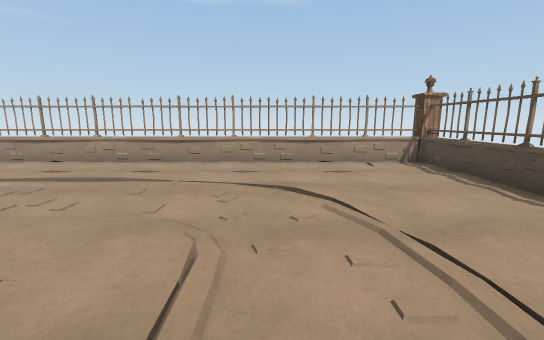
[1] (above)

16 first-person views from a walk through a 3-D level made in the Unity game engine. The camera is 1.3 m above the floor, tilts 10° down and sees 90° across. The floor is counted in squares, 1 m on a side. Each view is taken from the middle of a square. On the plan, view 1 faces up. The plan holds only what a view shows up to about 13 squares ahead; the rest is blank. The place goes on beyond the plan. Surface patterns are stand-ins for the level's own textures.

[2]
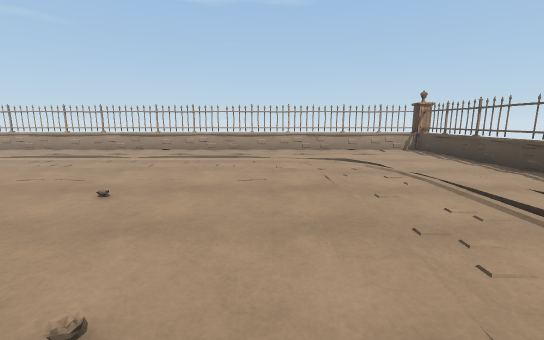

[3]
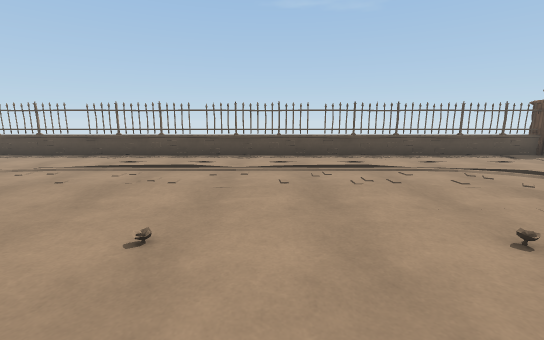

[4]
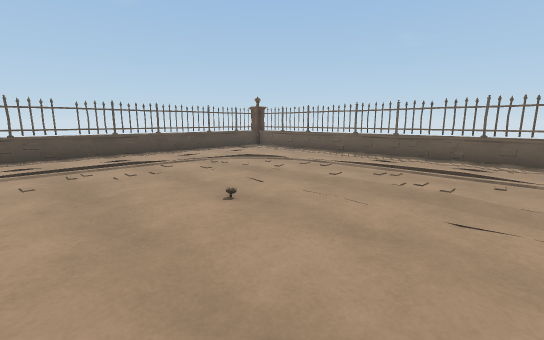

[5]
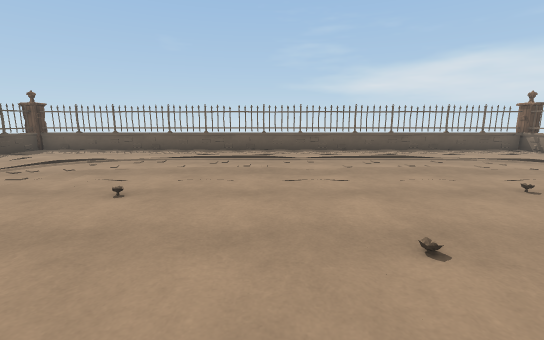

[6]
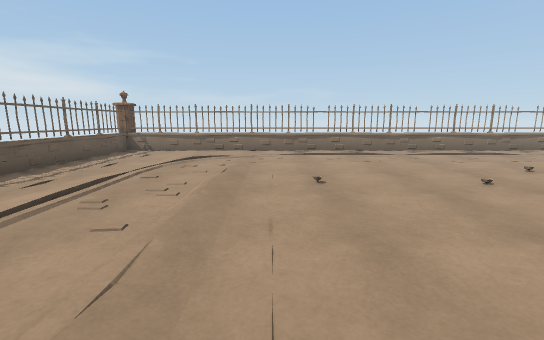

[7]
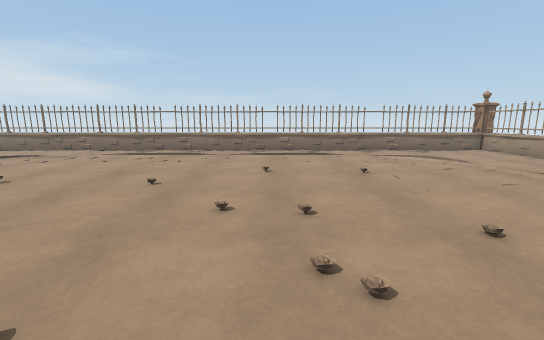

[8]
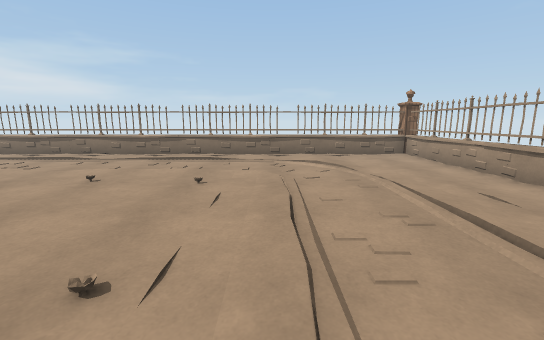

[9]
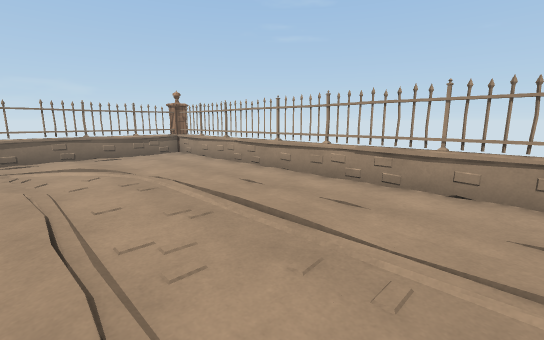

[10]
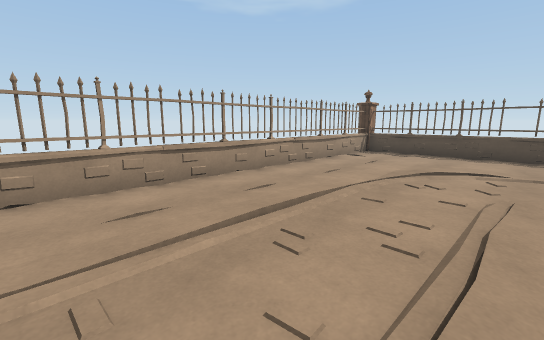

[11]
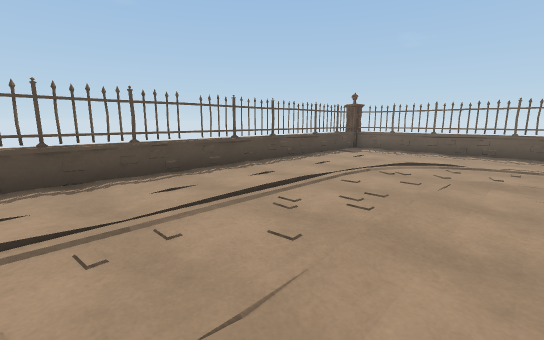

[12]
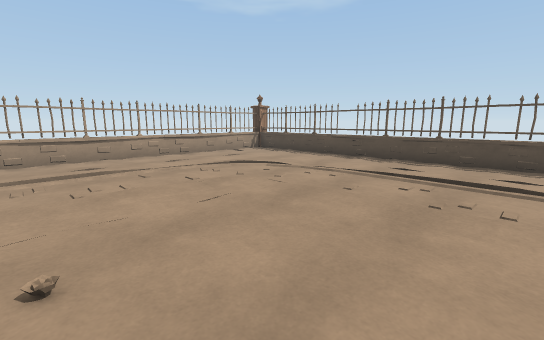

[13]
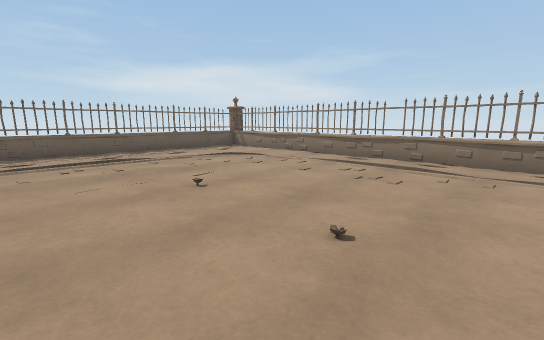

[14]
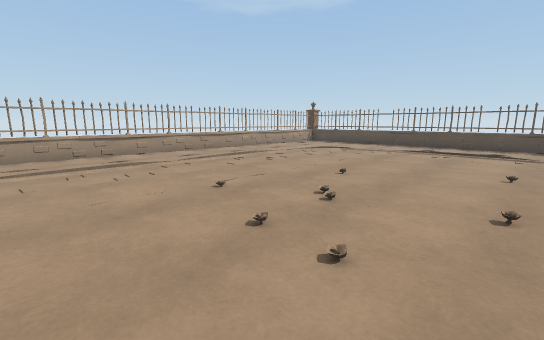

[15]
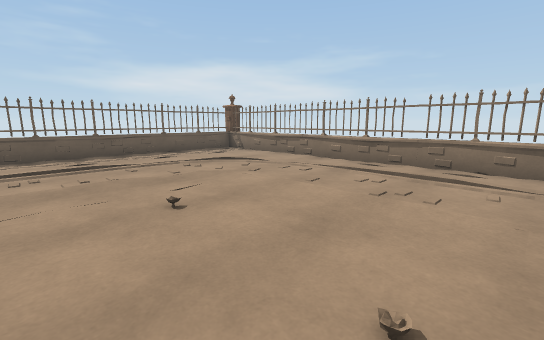

[16]
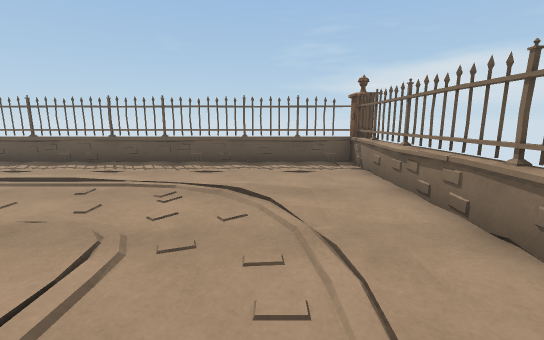

### Floor plan
Points are (right, up) in squares from view 1. A wall is a line through its corners. A room is listed if a view was taken in it or the views show most of it. See-through windows are left out.
Room 1 (views 1, 2, 3, 4, 5, 6, 7, 8, 9, 10, 11, 12, 13, 14, 15, 16)
walls: (-4.4, 8.7) (-14.5, 8.7); (-2.6, -14.7) (0.5, -14.7); (-14.5, -14.7) (-4.5, -14.7); (0.5, 8.7) (-2.6, 8.7); (2.4, -14.7) (3.5, -14.7); (-17.5, 8.5) (-17.5, -14.5); (3.5, 8.7) (2.4, 8.7); (4.7, -14.5) (4.8, 8.5)
objects: other object (-18, -15); other object (-18, 9); other object (-17, -15); other object (-17, 9); other object (-16, -15) to (-15, -15); other object (-16, 9) to (-15, 9); other object (-12, -1); other object (-12, 1); other object (-11, -15); other object (-11, -7); other object (-11, -4); other object (-11, 9); other object (-9, -2); other object (-9, -1); other object (-8, -15); other object (-8, 2); other object (-8, 9); other object (-7, -1); other object (-7, 0); other object (-5, 1); other object (-4, -15) to (-3, -15); other object (-4, 9) to (-3, 9); other object (-3, -7); other object (-3, -3); other object (1, -15) to (2, -15); other object (1, 9) to (2, 9); other object (4, -15); other object (4, 9); other object (5, -15); other object (5, 9)

Positions as (right, up) in squares from view 1, and headings:
1: (0, 0), facing up
2: (-2, -4), facing up
3: (-6, -4), facing right
4: (-7, -4), facing down-right
5: (-6, -2), facing down
6: (-5, -8), facing left
7: (-5, -1), facing left
8: (-6, 3), facing left
9: (-6, 3), facing up-left
10: (-7, 3), facing up-right
11: (-2, -2), facing down-right
12: (-5, -2), facing up-right
13: (-8, -2), facing down-left
14: (-11, -3), facing up-right
15: (-9, -3), facing down-left
16: (-15, -6), facing down
